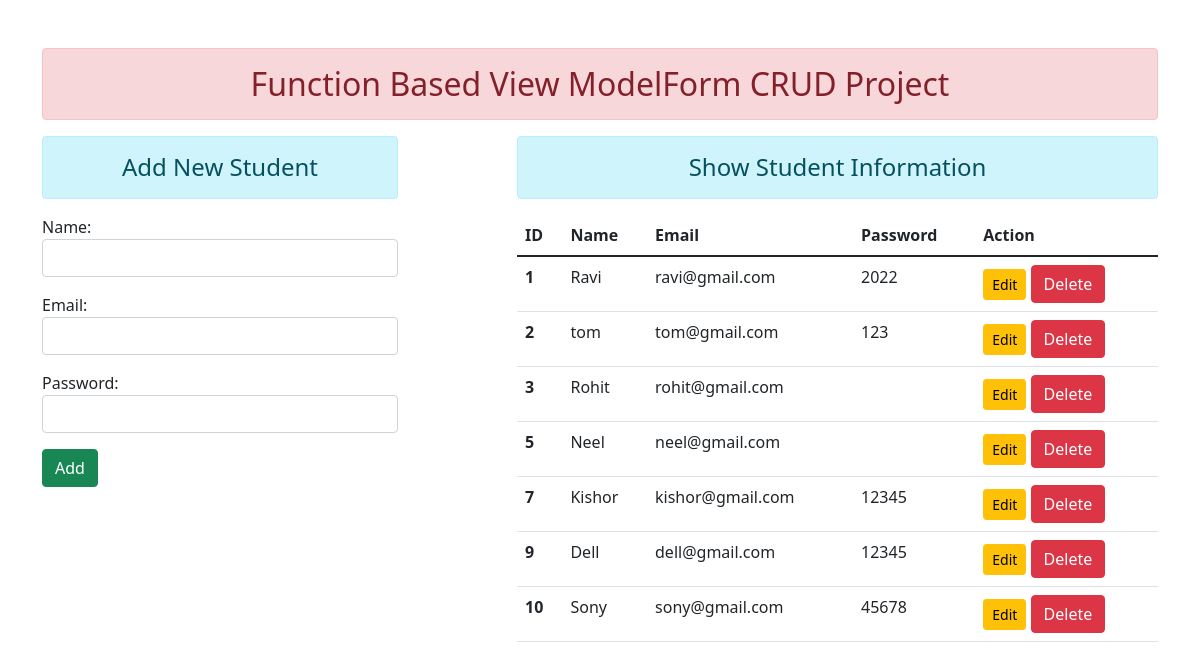
The page / on the database its author committed.
### enroll/models.py (models this page shows)
class User(models.Model):
    name = models.CharField(max_length=100)
    email = models.EmailField(max_length=100)
    password = models.CharField(max_length=100)

### enroll/views.py (the view)
# urls.py: path('', views.add_show, name="addandshow"),
def add_show(request):
    if request.method == 'POST':
        fm = StudentRegistration(request.POST)
        if fm.is_valid():
            nm = fm.cleaned_data['name']
            em = fm.cleaned_data['email']
            pw = fm.cleaned_data['password']
            reg = User(name=nm, email=em,password = pw)
            reg.save()
            fm = StudentRegistration()
    else:
        fm = StudentRegistration()
    stud = User.objects.all()
    return render(request,'enroll/addandshow.html', {'form':fm, 'stu':stud})

### enroll/forms.py
class StudentRegistration(forms.ModelForm):
    class Meta:
        model = User
        fields = ['name', 'email', 'password']
        widgets = {
            'name': forms.TextInput(attrs={'class':'form-control'}),
            'email': forms.EmailInput(attrs={'class':'form-control'}),
            'password': forms.PasswordInput(render_value = True, attrs={'class':'form-control'}),
        }

### enroll/templates/enroll/addandshow.html (shortened to what this page needs)
{% extends 'enroll/base.html' %}
{% block content %}
 <div class="row">
     <div class="col-sm-4">
        <h4 class = "text-center alert alert-info">Add New Student</h4>
        <form action="" method = "POST">
            {{form.as_p}}
            <input type="submit" class = "btn btn-success" value = "Add">
        </form>
     </div>
     <div class="col-sm-7 offset-1">
        <h4 class = "text-center alert alert-info">Show Student Information</h4>
        {% if stu %}
        <table class="table table-hover">
            <thead>
              <tr>
                <th scope="col">ID</th>
                <th scope="col">Name</th>
                <th scope="col">Email</th>
                <th scope="col">Password</th>
                <th scope="col">Action</th>
              </tr>
            </thead>
            <tbody>
             {% for st in stu  %}
              <tr>
                <th scope="row">{{st.id}}</th>
                <td>{{st.name}}</td>
                <td>{{st.email}}</td>
                <td>{{st.password}}</td>
                <td>
                   <a href="{% url 'updatedata' st.id %}" class= "btn btn-warning btn-sm">Edit</a>
                   <form action="{% url 'deletedata' st.id %}" method="post" class="d-inline">
                       <input type="submit" class = "btn btn-danger" value="Delete">
                   </form>
                </td>
              </tr>
              {% endfor %}
            </tbody>
          </table>
        {% else %}
          <h4 class = "text-center alert alert-warning">No Records</h4>
        {% endif %}
     </div>
 </div>
{% endblock content %}

### enroll/templates/enroll/base.html (shortened to what this page needs)
<!DOCTYPE html>
{% load static %}
<html lang="en">
<head>
    <link rel="stylesheet" href="{% static 'enroll/css/bootstrap.css' %}">
</head>
<body>
    <div class="container mt-5">
       <h2 class = "text-center alert alert-danger">Function Based View ModelForm CRUD Project</h2>
       {% block content %}
       {% endblock content %}
    </div>
</body>
</html>

### rows shown on the page
User: id "1", name "Ravi", email "ravi@gmail.com", password "2022"
User: id "2", name "tom", email "tom@gmail.com", password "123"
User: id "3", name "Rohit", email "rohit@gmail.com"
User: id "5", name "Neel", email "neel@gmail.com"
User: id "7", name "Kishor", email "kishor@gmail.com", password "12345"
User: id "9", name "Dell", email "dell@gmail.com", password "12345"
User: id "10", name "Sony", email "sony@gmail.com", password "45678"
